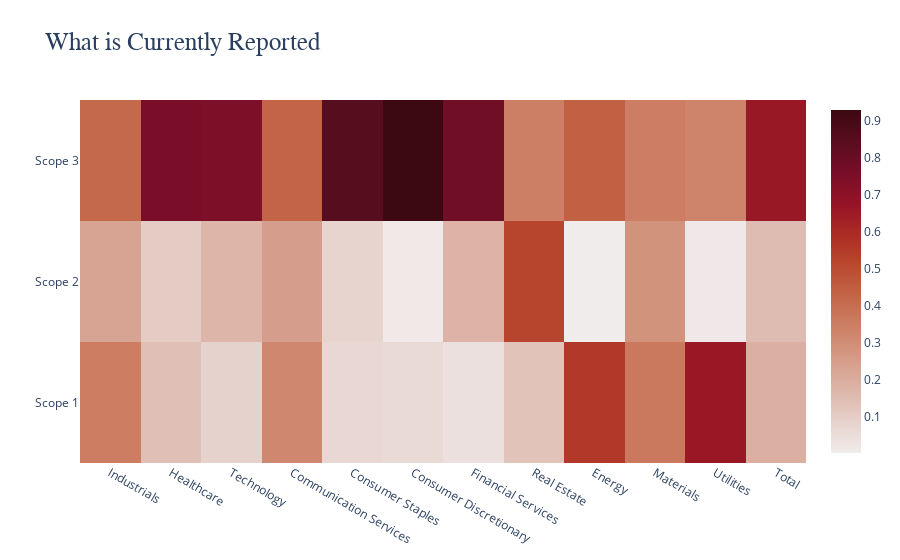

Source (notebook cell):
### Code cell
fig = go.Figure(data = [trace], 
                layout = layout)
offline.iplot(fig)

### Figure 1 — Plotly figure (JSON) as saved in the notebook; plotly's stock layout.template omitted (floating-point values rounded to 4 significant figures)
{"data": [{"colorscale": [[0, "rgb(241, 236, 236)"], [0.09091, "rgb(230, 209, 203)"], [0.1818, "rgb(221, 182, 170)"], [0.2727, "rgb(213, 156, 137)"], [0.3636, "rgb(205, 129, 103)"], [0.4545, "rgb(196, 102, 73)"], [0.5455, "rgb(186, 74, 47)"], [0.6364, "rgb(172, 44, 36)"], [0.7273, "rgb(149, 19, 39)"], [0.8182, "rgb(120, 14, 40)"], [0.9091, "rgb(89, 13, 31)"], [1, "rgb(60, 9, 17)"]], "type": "heatmap", "x": ["Industrials", "Healthcare", "Technology", "Communication Services", "Consumer Staples", "Consumer Discretionary", "Financial Services", "Real Estate", "Energy", "Materials", "Utilities", "Total"], "y": ["Scope 1", "Scope 2", "Scope 3"], "z": [[0.3526, 0.1401, 0.08236, 0.3187, 0.06802, 0.05853, 0.03815, 0.1293, 0.5575, 0.3652, 0.6594, 0.1888], [0.232, 0.1046, 0.1727, 0.25, 0.07635, 0.01103, 0.1795, 0.5242, 0.00111, 0.2835, 0.01247, 0.1499], [0.4154, 0.7553, 0.745, 0.4312, 0.8556, 0.9304, 0.7823, 0.3465, 0.4414, 0.3513, 0.3281, 0.6613]]}], "layout": {"plot_bgcolor": "antiquewhite", "title": {"font": {"family": "Arial", "size": 25}, "text": "What is Currently Reported"}}}
